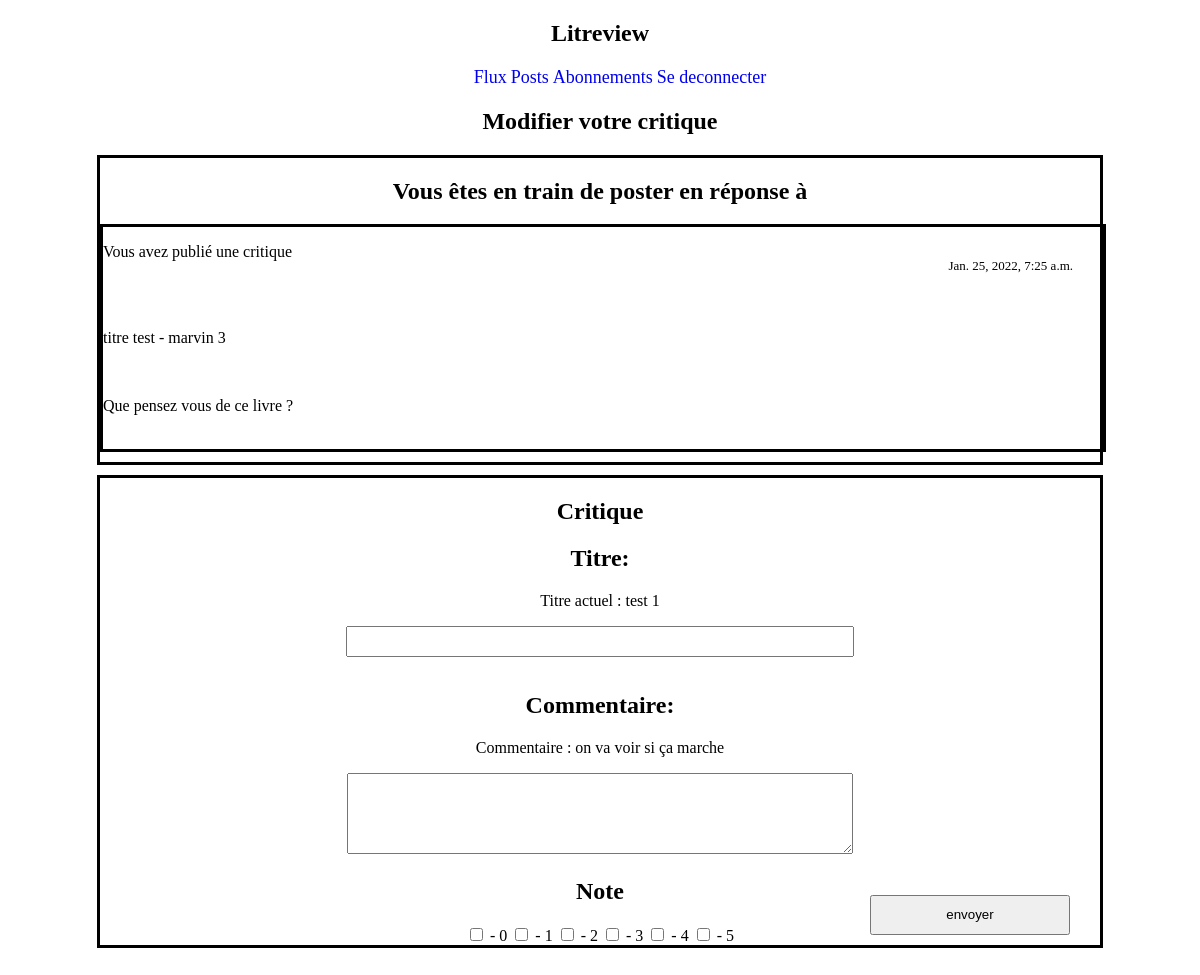
Page /modifier-review/1/ (signed in) on the committed database.
### blog/models.py (models this page shows, shortened)
class Ticket(models.Model):
    title = models.CharField(max_length=128)
    description = models.TextField(max_length=2048, blank=True)
    user = models.ForeignKey(User, on_delete=models.CASCADE)
    image = models.ImageField(blank=True)
    time_created = models.DateTimeField(auto_now_add=True)

class Review(models.Model):
    ticket_associe = models.ForeignKey(to=Ticket, on_delete=models.CASCADE, null=True, blank=True)
    rating = models.PositiveSmallIntegerField(
        validators=[MinValueValidator(0), MaxValueValidator(5)])
    headline = models.CharField(max_length=128)
    body = models.CharField(max_length=8192, blank=True)
    user_associe = models.ForeignKey(
        User, on_delete=models.CASCADE, null=True, blank=True)
    time_created = models.DateTimeField(auto_now_add=True)

### blog/views.py (the view)
# urls.py: path('modifier-review/<review_id>/', views.page_modifier_review),
def page_modifier_review(request, review_id):
    try:
        if not request.session['connected']:
            print(request.session['connected'])
            return redirect('/index')
        else:
            pass
    except KeyError:
        print("probleme avec la session")
    modif_review = True
    error = False
    user = User.objects.get(username=request.session['username'])
    user_id = user.id
    review_modifiee = False
    try:
        review = Review.objects.get(id=review_id, user_associe_id=user_id)
        review_ticket_associe_id = review.ticket_associe_id
        ticket = Ticket.objects.get(id=review_ticket_associe_id)
    except ValueError:
        return redirect('/vos-posts')
    except ObjectDoesNotExist:
        return redirect('/vos-posts')
    form = CritiqueModifForm()
    if request.method == "POST":
        form = CritiqueModifForm(request.POST)
        if form.is_valid():
            critique_title = form.cleaned_data['titre']
            critique_note = request.POST.get('checkbox')
            critique_commentaire = form.cleaned_data['commentaire']
            dictionnaire_post = {'note': critique_note, 'title': critique_title,
                                 'commentaire': critique_commentaire}
            if not critique_note and not critique_commentaire and \
                    not critique_title:
                review_modifiee = False
                error = True
            else:
                for post in dictionnaire_post:
                    if not dictionnaire_post[post]:
                        pass
                    elif dictionnaire_post[post] == critique_note:
                        print("c'est la note")
                        if int(critique_note) not in [0, 1, 2, 3, 4, 5]:
                            error = True
                        else:
                            review.rating = int(critique_note)
                    else:
                        if dictionnaire_post[post] == critique_title:
                            review.headline = critique_title
                        if dictionnaire_post[post] == critique_commentaire:
                            review.body = critique_commentaire
                    try:
                        review.time_created = datetime.now()
                        review.save()
                        review_modifiee = True
                    except IntegrityError:
                        error = True
                        context = {
                            'error': error
                        }
                        return render(request, 'templates/blog/creation-critique.html', context)
            context = {
                'modif_review': modif_review,
                'review_modifiee': review_modifiee,
                'form': form,
                'review': review,
                'ticket': ticket,
                'error': error
            }
            return render(request, 'templates/blog/creation-critique.html', context)
        else:
            print("le formulaire est invalide.")
            error = True
    else:
        pass
    context = {
        'modif_review': modif_review,
        'error': error,
        'form': form,
        'ticket': ticket,
        'review': review,
        'user_id': user_id,
    }
    return render(request, 'templates/blog/creation-critique.html', context)

### blog/models.py
class CritiqueModifForm(forms.Form):
    titre = forms.CharField(max_length=128, label='Titre', required=False,
                            widget=forms.TextInput())
    commentaire = forms.CharField(max_length=8192, label='Commentaire', required=False,
                                  widget=forms.Textarea(attrs={'cols': 50, 'rows': 5}))

### blog/templates/blog/creation-critique.html (shortened to what this page needs)
<!doctype html>
<html lang="fr">
<head>
    {% block header %}
    {% include 'blog/barre_de_navigation.html' %}
    {% endblock %}
  {% load static %}
  <link rel="stylesheet" href="{% static 'blog/creation_critique.css' %}">
</head>
<body>
{% if modif_review %}
    <h2 style="text-align:center; margin-left:auto; margin-right:auto; min-width:1000px;">Modifier votre critique</h2>
{% endif %}
{% if ticket_doesnt_exist %}
    <h2>Le ticket n'existe pas.</h2>
{% else %}
{% if not review_modifiee %}
    <div id="reponse_critique">
      <h2>Vous êtes en train de poster en réponse à</h2>
      {% block content %}
      {% include 'blog/tickets.html' %}
      {% endblock %}
    </div>
    <div id="critique_div">
      <form id="critique_form" method="post" action="">
        <h2>Critique</h2>
          <h2>{{ form.titre.label_tag}}</h2>
              {% if modif_review %}
                <p style="text-align:center; margin-left:auto; margin-right:auto;"
                >Titre actuel : {{review.headline}}</p>
              {% endif %}
            {{form.titre}}
        <h2>{{ form.commentaire.label_tag}}</h2>
          {% if modif_review %}
                <p style="text-align:center; margin-left:auto; margin-right:auto;"
                >Commentaire : {{review.body}}</p>
              {% endif %}
        {{form.commentaire}}
        <h2>Note</h2>
            <input type="checkbox" id="0" name="checkbox" value="0" readonly="readonly"> - 0
            <input type="checkbox" id="1" name="checkbox" value="1" readonly="readonly"> - 1
            <input type="checkbox" id="2" name="checkbox" value="2" readonly="readonly"> - 2
            <input type="checkbox" id="3" name="checkbox" value="3" readonly="readonly"> - 3
            <input type="checkbox" id="4" name="checkbox" value="4" readonly="readonly"> - 4
            <input type="checkbox" id="5" name="checkbox" value="5" readonly="readonly"> - 5
        <br>
        <input id="bouton_envoyer" type="submit" value="envoyer">
      </form>
    </div>
    {% endif %}
{% endif %}
</body>
</html>

### blog/templates/blog/tickets.html (shortened to what this page needs)
{% load static %}
  <link rel="stylesheet" href="{% static '/blog/flux.css' %}">
{% if ticket %}
    <div id="tickets">
    {% if ticket.user_id == user_id %}
        <p id="demande_de_critique">Vous avez publié une critique</p>
        <br>
        {% else %}
        <p>{{ ticket.user.username }} a demandé une critique</p>
        <br>
        {% endif %}
        <p class="heure">{{ticket.time_created}}</p>
        <br>
        <p id="book_title">{{ticket.title}}</p>
        <br>
        <p id="book_title">{{ticket.description}}</p>
        <br>
    </div>
{% endif %}

### blog/static/blog/creation_critique.css (style rules this page uses)
#reponse_critique, #critique_div { border-color: black; border-style: solid; margin-left: auto; margin-right: auto; margin-bottom: 10px; min-width: 1000px; width: 500px }
#tickets { border-color: black; border-style: solid; margin-left: auto; margin-right: auto; margin-bottom: 10px; min-width: 1000px; width: 400px }
input[type="text"] { width: 500px; height: 25px; margin-bottom: 15px; overflow: hidden; }
.heure { position: relative; float: right; top: -50px; right: 30px; font-size: small; }
#bouton_envoyer { text-align: center; position: relative; float: right; bottom: 50px; right: 30px; width: 200px; height: 40px; }
h2 { text-align: center; }
form { text-align: center; }
#id_commentaire { width: 500px; }

### blog/static/blog/flux.css (style rules this page uses)
#tickets, #review, #reponse_critique, #critique_div { border-color: black; border-style: solid; margin-left: auto; margin-right: auto; margin-bottom: 10px; min-width: 1000px; width: 500px }
button, h1, h2 { text-align: center; }
input[type="text"], #id_password { width: 500px; height: 25px; margin-bottom: 15px; overflow: hidden; }
.heure { position: relative; float: right; top: -50px; right: 30px; font-size: small; }

### rows in the picture
Ticket: time_created "Jan. 25, 2022, 7:25 a.m.", title "titre test - marvin 3", description "Que pensez vous de ce livre ?"
Review: headline "test 1", body "on va voir si ça marche"
